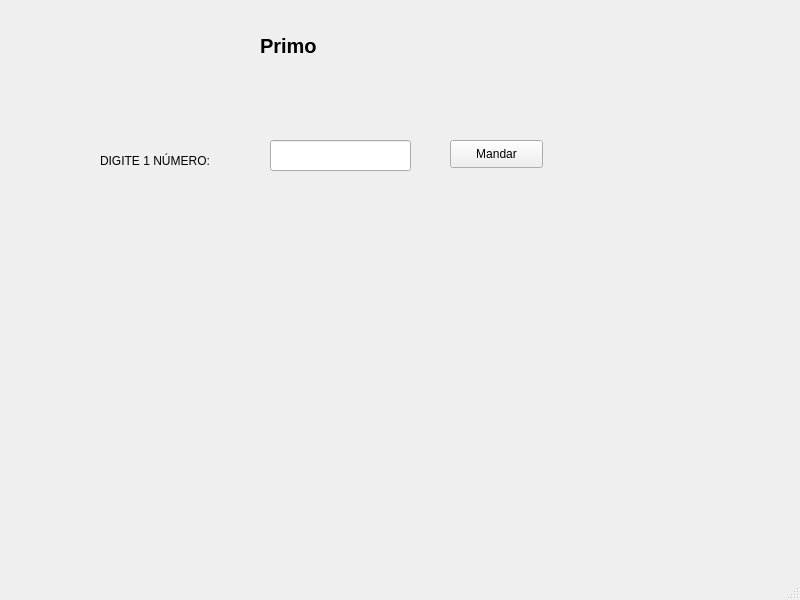
<?xml version="1.0" encoding="UTF-8"?>
<ui version="4.0">
 <class>MainWindow</class>
 <widget class="QMainWindow" name="MainWindow">
  <property name="geometry">
   <rect>
    <x>0</x>
    <y>0</y>
    <width>800</width>
    <height>600</height>
   </rect>
  </property>
  <property name="windowTitle">
   <string>MainWindow</string>
  </property>
  <widget class="QWidget" name="centralwidget">
   <widget class="QLabel" name="labelResposta">
    <property name="geometry">
     <rect>
      <x>200</x>
      <y>240</y>
      <width>271</width>
      <height>81</height>
     </rect>
    </property>
    <property name="font">
     <font>
      <pointsize>12</pointsize>
      <weight>75</weight>
      <bold>true</bold>
     </font>
    </property>
    <property name="text">
     <string/>
    </property>
   </widget>
   <widget class="QLabel" name="label_titulo">
    <property name="geometry">
     <rect>
      <x>260</x>
      <y>20</y>
      <width>211</width>
      <height>51</height>
     </rect>
    </property>
    <property name="font">
     <font>
      <pointsize>15</pointsize>
      <weight>75</weight>
      <bold>true</bold>
     </font>
    </property>
    <property name="text">
     <string>Primo</string>
    </property>
   </widget>
   <widget class="QLabel" name="label_num">
    <property name="geometry">
     <rect>
      <x>100</x>
      <y>140</y>
      <width>151</width>
      <height>41</height>
     </rect>
    </property>
    <property name="text">
     <string>DIGITE 1 NÚMERO:</string>
    </property>
   </widget>
   <widget class="QLineEdit" name="lineEditNum">
    <property name="geometry">
     <rect>
      <x>270</x>
      <y>140</y>
      <width>141</width>
      <height>31</height>
     </rect>
    </property>
    <property name="text">
     <string/>
    </property>
   </widget>
   <widget class="QPushButton" name="pushButtonEnviar">
    <property name="geometry">
     <rect>
      <x>450</x>
      <y>140</y>
      <width>93</width>
      <height>28</height>
     </rect>
    </property>
    <property name="text">
     <string>Mandar</string>
    </property>
   </widget>
  </widget>
  <widget class="QMenuBar" name="menubar">
   <property name="geometry">
    <rect>
     <x>0</x>
     <y>0</y>
     <width>800</width>
     <height>26</height>
    </rect>
   </property>
  </widget>
  <widget class="QStatusBar" name="statusbar"/>
 </widget>
 <resources/>
 <connections/>
</ui>
